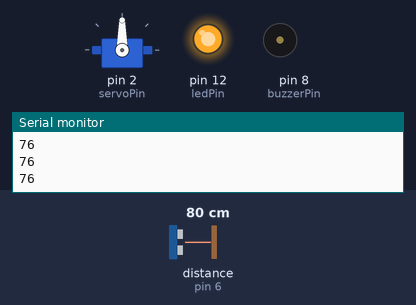
Bench run of a sketch on a simulated Arduino Uno, built with avr-gcc and run on an emulated ATmega328P. Shown: servo, output pins drawn as LEDs (lit = HIGH), buzzer (waves = sounding, pin HIGH), the last lines printed to the serial monitor. Wiring (inferred from the names in the program): ultrasonic range finder: trigger pin 7; echo pin 6. Inputs (shaded band) come from the test bench; at power-on: distance to the obstacle (sensor on pin 6) 80 cm. The echo pulse lasts 58.3 µs per cm; pins used as bus, display or sensor lines are not drawn.

Above: at 3.2 s.
3.3 s: distance to the obstacle (sensor on pin 6) set to 17 cm
4.8 s: distance to the obstacle (sensor on pin 6) set to 14 cm
At 6.6 s:
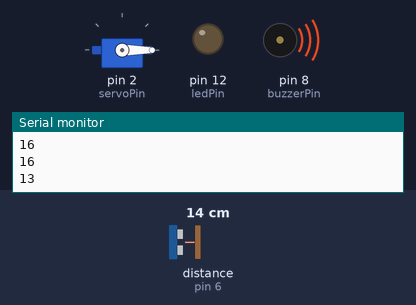
7.8 s: distance to the obstacle (sensor on pin 6) set to 18 cm
At 9.5 s:
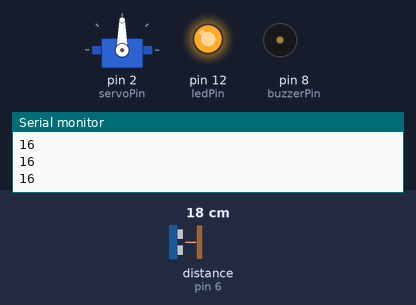
9.8 s: distance to the obstacle (sensor on pin 6) set to 2 cm
At 10.6 s:
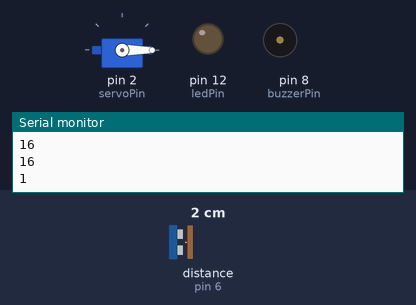
Timing chart, 0 to 13.8 s (numbered marks = the images above; inputs shaded):
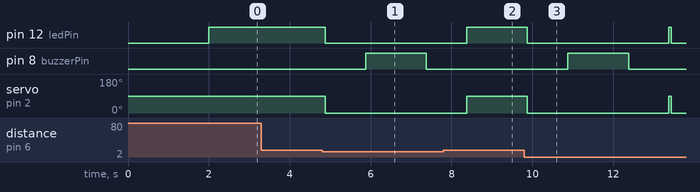

Measured:
- the behaviour switches between 16 and 15 cm on distance to the obstacle (sensor on pin 6) (found by bisection; images 0 and 1)
- after the input at 4.8 s, pin 12 (ledPin): HIGH → LOW after 0.08 s; pin 8 (buzzerPin): LOW → HIGH after 1.1 s, → LOW 1.5 s later; servo on pin 2 (servoPin): 90° → 0° after 0.08 s
- after the input at 7.8 s, pin 12 (ledPin): goes on until 8.4 s, then stays HIGH; pin 8 (buzzerPin): stays LOW (without the input it goes to HIGH after 1.6 s); servo on pin 2 (servoPin): goes on until 8.4 s, then stays 90°
- after the input at 9.8 s, pin 12 (ledPin): HIGH → LOW after 0.08 s, → HIGH 3.5 s later, → LOW 0.05 s later; pin 8 (buzzerPin): LOW → HIGH after 1.1 s, → LOW 1.5 s later; servo on pin 2 (servoPin): 90° → 0° after 0.08 s

The sketch:

automated_smart_door_operating_system.ino
```cpp
// Coding and schematics: Md Faiyaz Siddiquee

#include <Servo.h> // importing the Servo library
Servo servo;

#define echoPin 6
#define trigPin 7
#define servoPin 2
#define buzzerPin 8
#define ledPin 12

long duration;
long distance;

void setup() {
  Serial.begin(9600); // setup for the serial monitor
  pinMode(buzzerPin, OUTPUT);
  pinMode(ledPin, OUTPUT);

  pinMode(echoPin, INPUT); // echo pin will receive the input
  pinMode(trigPin, OUTPUT); // trig pin will trigger/send the output

  servo.attach(servoPin);
  servo.write(90);
  delay(2000);
}

void loop() {
  digitalWrite(ledPin, HIGH); // red LED is initailly on
  delayMicroseconds(10);

  digitalWrite(trigPin, LOW);
  delayMicroseconds(10);
  digitalWrite(trigPin, HIGH); // sends the high pulse
  delayMicroseconds(10);
  digitalWrite(trigPin, LOW);

  duration = pulseIn(echoPin, HIGH); // measures the time taken for the pulse (high) to reach the object and come back (in µs)
  duration = duration/2; // one-way duration is half, as the pulse covered the distance two times
  distance = 0.033*duration; // speed of sound in dry air is 0.033 cm/µs
  Serial.println(distance); // in cm
  delay(50);

  if(distance < 15) {
    digitalWrite(ledPin, LOW); // red LED turns off
    servo.write(0); // gate opens
    delay(1000);
    digitalWrite(buzzerPin, HIGH); // buzzer rings
    delay(1500);
    digitalWrite(buzzerPin, LOW);
    delay(1000);
    servo.write(90); // gate closes
  }
}
```
